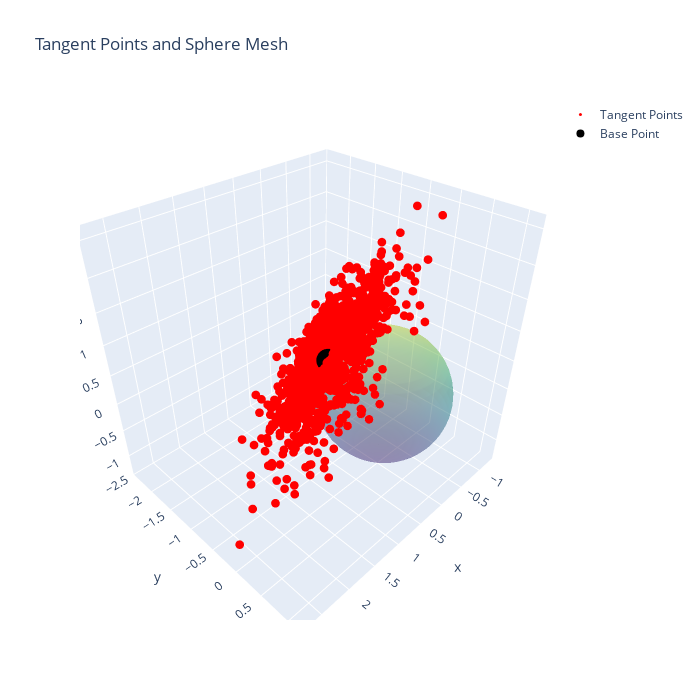
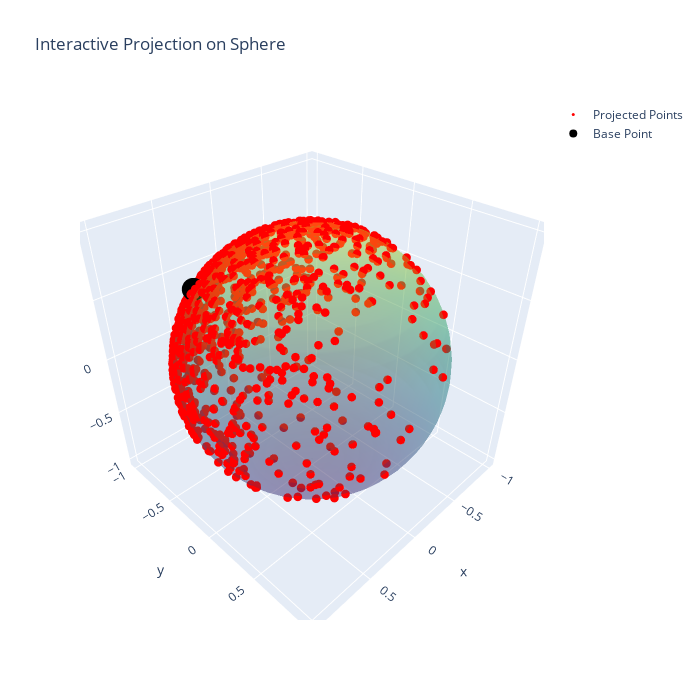

Source (notebook cell) for these figures, in order:
### Code cell
projected_points = np.array([sphere.exp(x, t) for t in tangent_vectors])
plot_tangent_points(x, tangent_vectors)
plot_projected_sphere(x, projected_points)

### Figure 1 — Plotly figure (JSON) as saved in the notebook; plotly's stock layout.template omitted (floating-point values rounded to 4 significant figures; data arrays with more than 128 entries replaced by an {"elided": "..."} marker saying what was removed)
{"data": [{"colorscale": [[0, "#440154"], [0.1111, "#482878"], [0.2222, "#3e4989"], [0.3333, "#31688e"], [0.4444, "#26828e"], [0.5556, "#1f9e89"], [0.6667, "#35b779"], [0.7778, "#6ece58"], [0.8889, "#b5de2b"], [1, "#fde725"]], "opacity": 0.3, "showscale": false, "type": "surface", "x": {"elided": "50x25 float values"}, "y": {"elided": "50x25 float values"}, "z": {"elided": "50x25 float values"}}, {"marker": {"color": "red", "size": 3}, "mode": "markers", "name": "Tangent Points", "type": "scatter3d", "x": {"elided": "1000 float values"}, "y": {"elided": "1000 float values"}, "z": {"elided": "1000 float values"}}, {"marker": {"color": "black", "size": 8}, "mode": "markers", "name": "Base Point", "type": "scatter3d", "x": [0.5713], "y": [-0.5719], "z": [0.5887]}], "layout": {"height": 700, "scene": {"aspectmode": "data"}, "title": {"text": "Tangent Points and Sphere Mesh"}, "width": 700}}

### Figure 2 — Plotly figure (JSON) as saved in the notebook; plotly's stock layout.template omitted (floating-point values rounded to 4 significant figures; data arrays with more than 128 entries replaced by an {"elided": "..."} marker saying what was removed)
{"data": [{"colorscale": [[0, "#440154"], [0.1111, "#482878"], [0.2222, "#3e4989"], [0.3333, "#31688e"], [0.4444, "#26828e"], [0.5556, "#1f9e89"], [0.6667, "#35b779"], [0.7778, "#6ece58"], [0.8889, "#b5de2b"], [1, "#fde725"]], "opacity": 0.3, "showscale": false, "type": "surface", "x": {"elided": "50x25 float values"}, "y": {"elided": "50x25 float values"}, "z": {"elided": "50x25 float values"}}, {"marker": {"color": "red", "size": 3}, "mode": "markers", "name": "Projected Points", "type": "scatter3d", "x": {"elided": "1000 float values"}, "y": {"elided": "1000 float values"}, "z": {"elided": "1000 float values"}}, {"marker": {"color": "black", "size": 8}, "mode": "markers", "name": "Base Point", "type": "scatter3d", "x": [0.5713], "y": [-0.5719], "z": [0.5887]}], "layout": {"height": 700, "scene": {"aspectmode": "cube"}, "title": {"text": "Interactive Projection on Sphere"}, "width": 700}}
